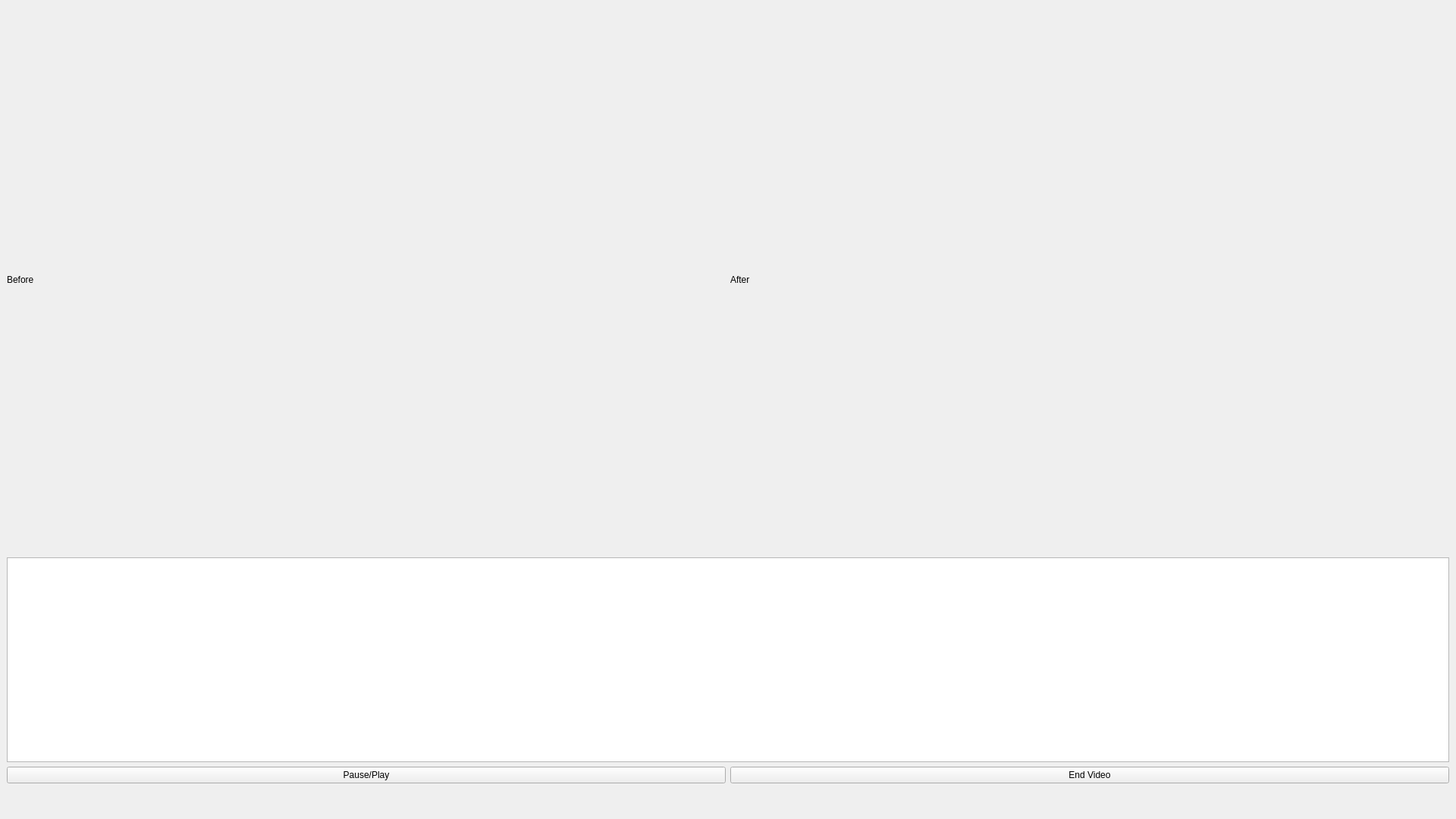
<?xml version="1.0" encoding="UTF-8"?>
<ui version="4.0">
 <class>MainWindow</class>
 <widget class="QMainWindow" name="MainWindow">
  <property name="geometry">
   <rect>
    <x>0</x>
    <y>0</y>
    <width>1920</width>
    <height>1080</height>
   </rect>
  </property>
  <property name="sizePolicy">
   <sizepolicy hsizetype="MinimumExpanding" vsizetype="MinimumExpanding">
    <horstretch>1</horstretch>
    <verstretch>1</verstretch>
   </sizepolicy>
  </property>
  <property name="minimumSize">
   <size>
    <width>640</width>
    <height>480</height>
   </size>
  </property>
  <property name="maximumSize">
   <size>
    <width>1920</width>
    <height>1080</height>
   </size>
  </property>
  <property name="windowTitle">
   <string>Video Tanmission for Retinaface on ARM</string>
  </property>
  <property name="dockOptions">
   <set>QMainWindow::DockOption::AllowTabbedDocks|QMainWindow::DockOption::AnimatedDocks|QMainWindow::DockOption::ForceTabbedDocks</set>
  </property>
  <widget class="QWidget" name="centralwidget">
   <property name="sizePolicy">
    <sizepolicy hsizetype="MinimumExpanding" vsizetype="MinimumExpanding">
     <horstretch>1</horstretch>
     <verstretch>1</verstretch>
    </sizepolicy>
   </property>
   <property name="minimumSize">
    <size>
     <width>640</width>
     <height>480</height>
    </size>
   </property>
   <property name="maximumSize">
    <size>
     <width>1920</width>
     <height>1080</height>
    </size>
   </property>
   <layout class="QVBoxLayout" name="verticalLayout" stretch="30,7,2,1">
    <item>
     <layout class="QHBoxLayout" name="horizontalLayout_2">
      <item>
       <widget class="QLabel" name="label1">
        <property name="minimumSize">
         <size>
          <width>960</width>
          <height>720</height>
         </size>
        </property>
        <property name="maximumSize">
         <size>
          <width>960</width>
          <height>720</height>
         </size>
        </property>
        <property name="text">
         <string>Before</string>
        </property>
       </widget>
      </item>
      <item>
       <widget class="QLabel" name="label2">
        <property name="minimumSize">
         <size>
          <width>960</width>
          <height>720</height>
         </size>
        </property>
        <property name="maximumSize">
         <size>
          <width>960</width>
          <height>720</height>
         </size>
        </property>
        <property name="text">
         <string>After</string>
        </property>
       </widget>
      </item>
     </layout>
    </item>
    <item>
     <layout class="QHBoxLayout" name="horizontalLayout_3">
      <item>
       <widget class="QGraphicsView" name="graph">
        <property name="minimumSize">
         <size>
          <width>0</width>
          <height>0</height>
         </size>
        </property>
       </widget>
      </item>
     </layout>
    </item>
    <item>
     <layout class="QHBoxLayout" name="horizontalLayout" stretch="2,2">
      <item>
       <widget class="QPushButton" name="startButton">
        <property name="text">
         <string>Pause/Play</string>
        </property>
       </widget>
      </item>
      <item>
       <widget class="QPushButton" name="stopButton">
        <property name="text">
         <string>End Video</string>
        </property>
       </widget>
      </item>
     </layout>
    </item>
    <item>
     <spacer name="verticalSpacer">
      <property name="orientation">
       <enum>Qt::Orientation::Vertical</enum>
      </property>
      <property name="sizeHint" stdset="0">
       <size>
        <width>20</width>
        <height>40</height>
       </size>
      </property>
     </spacer>
    </item>
   </layout>
  </widget>
 </widget>
 <resources/>
 <connections/>
</ui>
